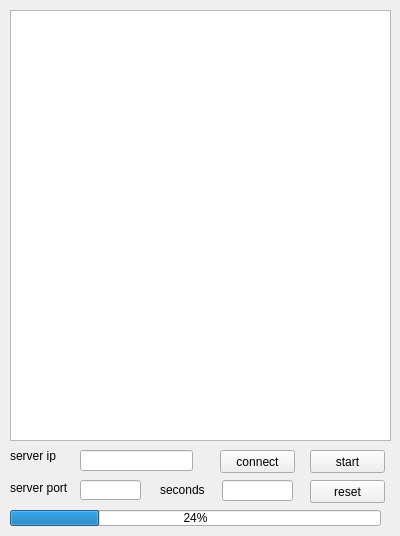
<?xml version="1.0" encoding="UTF-8"?>
<ui version="4.0">
 <class>MainWindow</class>
 <widget class="QMainWindow" name="MainWindow">
  <property name="geometry">
   <rect>
    <x>0</x>
    <y>0</y>
    <width>400</width>
    <height>536</height>
   </rect>
  </property>
  <property name="minimumSize">
   <size>
    <width>400</width>
    <height>536</height>
   </size>
  </property>
  <property name="maximumSize">
   <size>
    <width>400</width>
    <height>536</height>
   </size>
  </property>
  <property name="windowTitle">
   <string>Monitor Client</string>
  </property>
  <widget class="QWidget" name="centralWidget">
   <widget class="QTextBrowser" name="textBrowser">
    <property name="geometry">
     <rect>
      <x>10</x>
      <y>10</y>
      <width>381</width>
      <height>431</height>
     </rect>
    </property>
   </widget>
   <widget class="QLineEdit" name="lineEdit">
    <property name="geometry">
     <rect>
      <x>80</x>
      <y>450</y>
      <width>113</width>
      <height>21</height>
     </rect>
    </property>
   </widget>
   <widget class="QLineEdit" name="lineEdit_2">
    <property name="geometry">
     <rect>
      <x>80</x>
      <y>480</y>
      <width>61</width>
      <height>20</height>
     </rect>
    </property>
   </widget>
   <widget class="QLabel" name="label">
    <property name="geometry">
     <rect>
      <x>10</x>
      <y>450</y>
      <width>54</width>
      <height>12</height>
     </rect>
    </property>
    <property name="text">
     <string>server ip</string>
    </property>
   </widget>
   <widget class="QLabel" name="label_2">
    <property name="geometry">
     <rect>
      <x>10</x>
      <y>480</y>
      <width>71</width>
      <height>16</height>
     </rect>
    </property>
    <property name="text">
     <string>server port</string>
    </property>
   </widget>
   <widget class="QPushButton" name="pushButton">
    <property name="geometry">
     <rect>
      <x>220</x>
      <y>450</y>
      <width>75</width>
      <height>23</height>
     </rect>
    </property>
    <property name="text">
     <string>connect</string>
    </property>
   </widget>
   <widget class="QPushButton" name="pushButton_2">
    <property name="geometry">
     <rect>
      <x>310</x>
      <y>450</y>
      <width>75</width>
      <height>23</height>
     </rect>
    </property>
    <property name="text">
     <string>start</string>
    </property>
   </widget>
   <widget class="QPushButton" name="pushButton_3">
    <property name="geometry">
     <rect>
      <x>310</x>
      <y>480</y>
      <width>75</width>
      <height>23</height>
     </rect>
    </property>
    <property name="text">
     <string>reset</string>
    </property>
   </widget>
   <widget class="QLineEdit" name="lineEdit_3">
    <property name="geometry">
     <rect>
      <x>222</x>
      <y>480</y>
      <width>71</width>
      <height>21</height>
     </rect>
    </property>
   </widget>
   <widget class="QLabel" name="label_3">
    <property name="geometry">
     <rect>
      <x>160</x>
      <y>480</y>
      <width>54</width>
      <height>20</height>
     </rect>
    </property>
    <property name="text">
     <string>seconds</string>
    </property>
   </widget>
   <widget class="QProgressBar" name="progressBar">
    <property name="geometry">
     <rect>
      <x>10</x>
      <y>510</y>
      <width>371</width>
      <height>16</height>
     </rect>
    </property>
    <property name="value">
     <number>24</number>
    </property>
   </widget>
  </widget>
 </widget>
 <layoutdefault spacing="6" margin="11"/>
 <resources/>
 <connections/>
</ui>
